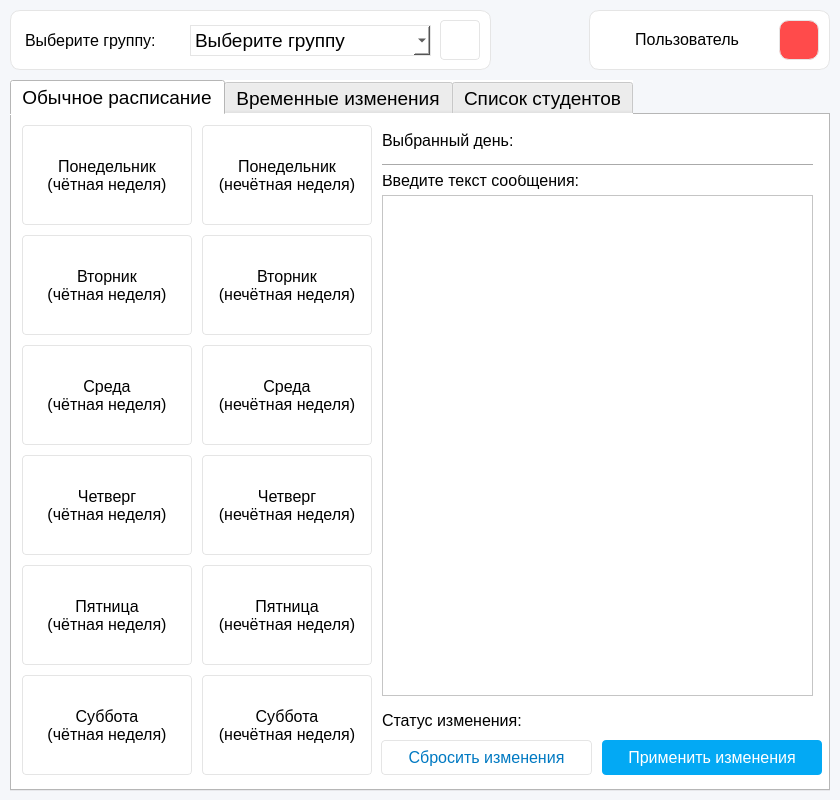
<?xml version="1.0" encoding="UTF-8"?>
<ui version="4.0">
 <class>MainWindow2</class>
 <widget class="QMainWindow" name="MainWindow2">
  <property name="geometry">
   <rect>
    <x>0</x>
    <y>0</y>
    <width>840</width>
    <height>800</height>
   </rect>
  </property>
  <property name="minimumSize">
   <size>
    <width>840</width>
    <height>800</height>
   </size>
  </property>
  <property name="maximumSize">
   <size>
    <width>840</width>
    <height>800</height>
   </size>
  </property>
  <property name="windowTitle">
   <string>Управление ботом РУДН</string>
  </property>
  <property name="styleSheet">
   <string notr="true">background-color: rgb(245, 247, 250);
opacity: 1;</string>
  </property>
  <widget class="QWidget" name="centralwidget">
   <property name="styleSheet">
    <string notr="true">background: #F5F7FA;
opacity: 1;</string>
   </property>
   <widget class="QTabWidget" name="tabWidget">
    <property name="enabled">
     <bool>true</bool>
    </property>
    <property name="geometry">
     <rect>
      <x>10</x>
      <y>80</y>
      <width>820</width>
      <height>711</height>
     </rect>
    </property>
    <property name="font">
     <font>
      <pointsize>14</pointsize>
     </font>
    </property>
    <property name="styleSheet">
     <string notr="true">background-color: rgb(255, 255, 255);</string>
    </property>
    <property name="currentIndex">
     <number>0</number>
    </property>
    <widget class="QWidget" name="tab_1">
     <attribute name="title">
      <string>Обычное расписание</string>
     </attribute>
     <widget class="QPushButton" name="b_thu_1">
      <property name="geometry">
       <rect>
        <x>190</x>
        <y>340</y>
        <width>170</width>
        <height>100</height>
       </rect>
      </property>
      <property name="font">
       <font>
        <pointsize>12</pointsize>
       </font>
      </property>
      <property name="styleSheet">
       <string notr="true">QPushButton{
background: #FFFFFF ;
border-radius: 4px;
opacity: 1;
text-align: center;
letter-spacing: 0px;
text-transform: uppercase;
border: 1px solid #e5e5e5;
}

QPushButton::hover{
background: #e8e8e8;
}</string>
      </property>
      <property name="text">
       <string>Четверг
(нечётная неделя)</string>
      </property>
     </widget>
     <widget class="QPushButton" name="b_tue_0">
      <property name="geometry">
       <rect>
        <x>10</x>
        <y>120</y>
        <width>170</width>
        <height>100</height>
       </rect>
      </property>
      <property name="font">
       <font>
        <pointsize>12</pointsize>
       </font>
      </property>
      <property name="styleSheet">
       <string notr="true">QPushButton{
background: #FFFFFF ;
border-radius: 4px;
opacity: 1;
text-align: center;
letter-spacing: 0px;
text-transform: uppercase;
border: 1px solid #e5e5e5;
}

QPushButton::hover{
background: #e8e8e8;
}</string>
      </property>
      <property name="text">
       <string>Вторник
(чётная неделя)</string>
      </property>
     </widget>
     <widget class="QPushButton" name="b_fri_1">
      <property name="geometry">
       <rect>
        <x>190</x>
        <y>450</y>
        <width>170</width>
        <height>100</height>
       </rect>
      </property>
      <property name="font">
       <font>
        <pointsize>12</pointsize>
       </font>
      </property>
      <property name="styleSheet">
       <string notr="true">QPushButton{
background: #FFFFFF ;
border-radius: 4px;
opacity: 1;
text-align: center;
letter-spacing: 0px;
text-transform: uppercase;
border: 1px solid #e5e5e5;
}

QPushButton::hover{
background: #e8e8e8;
}</string>
      </property>
      <property name="text">
       <string>Пятница
(нечётная неделя)</string>
      </property>
     </widget>
     <widget class="QPushButton" name="b_fri_0">
      <property name="geometry">
       <rect>
        <x>10</x>
        <y>450</y>
        <width>170</width>
        <height>100</height>
       </rect>
      </property>
      <property name="font">
       <font>
        <pointsize>12</pointsize>
       </font>
      </property>
      <property name="styleSheet">
       <string notr="true">QPushButton{
background: #FFFFFF ;
border-radius: 4px;
opacity: 1;
text-align: center;
letter-spacing: 0px;
text-transform: uppercase;
border: 1px solid #e5e5e5;
}

QPushButton::hover{
background: #e8e8e8;
}</string>
      </property>
      <property name="text">
       <string>Пятница
(чётная неделя)</string>
      </property>
     </widget>
     <widget class="QPushButton" name="b_sat_1">
      <property name="geometry">
       <rect>
        <x>190</x>
        <y>560</y>
        <width>170</width>
        <height>100</height>
       </rect>
      </property>
      <property name="font">
       <font>
        <pointsize>12</pointsize>
       </font>
      </property>
      <property name="styleSheet">
       <string notr="true">QPushButton{
background: #FFFFFF ;
border-radius: 4px;
opacity: 1;
text-align: center;
letter-spacing: 0px;
text-transform: uppercase;
border: 1px solid #e5e5e5;
}

QPushButton::hover{
background: #e8e8e8;
}</string>
      </property>
      <property name="text">
       <string>Суббота
(нечётная неделя)</string>
      </property>
     </widget>
     <widget class="QPushButton" name="b_tue_1">
      <property name="geometry">
       <rect>
        <x>190</x>
        <y>120</y>
        <width>170</width>
        <height>100</height>
       </rect>
      </property>
      <property name="font">
       <font>
        <pointsize>12</pointsize>
       </font>
      </property>
      <property name="styleSheet">
       <string notr="true">QPushButton{
background: #FFFFFF ;
border-radius: 4px;
opacity: 1;
text-align: center;
letter-spacing: 0px;
text-transform: uppercase;
border: 1px solid #e5e5e5;
}

QPushButton::hover{
background: #e8e8e8;
}</string>
      </property>
      <property name="text">
       <string>Вторник
(нечётная неделя)</string>
      </property>
     </widget>
     <widget class="QPushButton" name="b_wed_0">
      <property name="geometry">
       <rect>
        <x>10</x>
        <y>230</y>
        <width>170</width>
        <height>100</height>
       </rect>
      </property>
      <property name="font">
       <font>
        <pointsize>12</pointsize>
       </font>
      </property>
      <property name="styleSheet">
       <string notr="true">QPushButton{
background: #FFFFFF ;
border-radius: 4px;
opacity: 1;
text-align: center;
letter-spacing: 0px;
text-transform: uppercase;
border: 1px solid #e5e5e5;
}

QPushButton::hover{
background: #e8e8e8;
}</string>
      </property>
      <property name="text">
       <string>Среда
(чётная неделя)</string>
      </property>
     </widget>
     <widget class="QPushButton" name="b_mon_0">
      <property name="geometry">
       <rect>
        <x>10</x>
        <y>10</y>
        <width>170</width>
        <height>100</height>
       </rect>
      </property>
      <property name="font">
       <font>
        <pointsize>12</pointsize>
       </font>
      </property>
      <property name="styleSheet">
       <string notr="true">QPushButton{
background: #FFFFFF ;
border-radius: 4px;
opacity: 1;
text-align: center;
letter-spacing: 0px;
text-transform: uppercase;
border: 1px solid #e5e5e5;
}

QPushButton::hover{
background: #e8e8e8;
}</string>
      </property>
      <property name="text">
       <string>Понедельник
(чётная неделя)</string>
      </property>
     </widget>
     <widget class="QPushButton" name="b_wed_1">
      <property name="geometry">
       <rect>
        <x>190</x>
        <y>230</y>
        <width>170</width>
        <height>100</height>
       </rect>
      </property>
      <property name="font">
       <font>
        <pointsize>12</pointsize>
       </font>
      </property>
      <property name="styleSheet">
       <string notr="true">QPushButton{
background: #FFFFFF ;
border-radius: 4px;
opacity: 1;
text-align: center;
letter-spacing: 0px;
text-transform: uppercase;
border: 1px solid #e5e5e5;
}

QPushButton::hover{
background: #e8e8e8;
}</string>
      </property>
      <property name="text">
       <string>Среда
(нечётная неделя)</string>
      </property>
     </widget>
     <widget class="QPushButton" name="b_mon_1">
      <property name="geometry">
       <rect>
        <x>190</x>
        <y>10</y>
        <width>170</width>
        <height>100</height>
       </rect>
      </property>
      <property name="font">
       <font>
        <pointsize>12</pointsize>
       </font>
      </property>
      <property name="styleSheet">
       <string notr="true">QPushButton{
background: #FFFFFF ;
border-radius: 4px;
opacity: 1;
text-align: center;
letter-spacing: 0px;
text-transform: uppercase;
border: 1px solid #e5e5e5;
}

QPushButton::hover{
background: #e8e8e8;
}</string>
      </property>
      <property name="text">
       <string>Понедельник
(нечётная неделя)</string>
      </property>
     </widget>
     <widget class="QPushButton" name="b_sat_0">
      <property name="geometry">
       <rect>
        <x>10</x>
        <y>560</y>
        <width>170</width>
        <height>100</height>
       </rect>
      </property>
      <property name="font">
       <font>
        <pointsize>12</pointsize>
       </font>
      </property>
      <property name="styleSheet">
       <string notr="true">QPushButton{
background: #FFFFFF ;
border-radius: 4px;
opacity: 1;
text-align: center;
letter-spacing: 0px;
text-transform: uppercase;
border: 1px solid #e5e5e5;
}

QPushButton::hover{
background: #e8e8e8;
}</string>
      </property>
      <property name="text">
       <string>Суббота
(чётная неделя)</string>
      </property>
     </widget>
     <widget class="QPushButton" name="b_thu_0">
      <property name="geometry">
       <rect>
        <x>10</x>
        <y>340</y>
        <width>170</width>
        <height>100</height>
       </rect>
      </property>
      <property name="font">
       <font>
        <pointsize>12</pointsize>
       </font>
      </property>
      <property name="styleSheet">
       <string notr="true">QPushButton{
background: #FFFFFF ;
border-radius: 4px;
opacity: 1;
text-align: center;
letter-spacing: 0px;
text-transform: uppercase;
border: 1px solid #e5e5e5;
}

QPushButton::hover{
background: #e8e8e8;
}</string>
      </property>
      <property name="text">
       <string>Четверг
(чётная неделя)</string>
      </property>
     </widget>
     <widget class="QPlainTextEdit" name="plainTextEdit">
      <property name="geometry">
       <rect>
        <x>370</x>
        <y>80</y>
        <width>431</width>
        <height>501</height>
       </rect>
      </property>
      <property name="font">
       <font>
        <pointsize>14</pointsize>
       </font>
      </property>
      <property name="styleSheet">
       <string notr="true"/>
      </property>
     </widget>
     <widget class="QPushButton" name="clear_PTE">
      <property name="geometry">
       <rect>
        <x>369</x>
        <y>625</y>
        <width>211</width>
        <height>35</height>
       </rect>
      </property>
      <property name="font">
       <font>
        <pointsize>-1</pointsize>
       </font>
      </property>
      <property name="styleSheet">
       <string notr="true">QPushButton{
background: #FFFFFF ;
border-radius: 4px;
opacity: 1;
text-align: center;
letter-spacing: 0px;
color: #0079C2;
text-transform: uppercase;
font-size: 16px;
font-weight: medium; 
border: 1px solid #e5e5e5;
}

QPushButton::hover{
background: #e8e8e8;
}</string>
      </property>
      <property name="text">
       <string>Сбросить изменения</string>
      </property>
     </widget>
     <widget class="QPushButton" name="send_changes">
      <property name="geometry">
       <rect>
        <x>590</x>
        <y>625</y>
        <width>220</width>
        <height>35</height>
       </rect>
      </property>
      <property name="styleSheet">
       <string notr="true">QPushButton{
background: #03A9F4 ;
border-radius: 4px;
opacity: 1;
text-align: center;
letter-spacing: 0px;
color: #FFFFFF;
text-transform: uppercase;
font-size: 16px;
font-weight: medium; 
}

QPushButton::hover{
background: #0079C2;
}</string>
      </property>
      <property name="text">
       <string>Применить изменения</string>
      </property>
     </widget>
     <widget class="QLabel" name="label_5">
      <property name="geometry">
       <rect>
        <x>370</x>
        <y>10</y>
        <width>160</width>
        <height>30</height>
       </rect>
      </property>
      <property name="styleSheet">
       <string notr="true">letter-spacing: 0px;
text-transform: uppercase;
font-size: 16px;
font-weight: medium; </string>
      </property>
      <property name="text">
       <string>Выбранный день:</string>
      </property>
     </widget>
     <widget class="QLabel" name="l_day">
      <property name="geometry">
       <rect>
        <x>530</x>
        <y>10</y>
        <width>271</width>
        <height>30</height>
       </rect>
      </property>
      <property name="font">
       <font>
        <pointsize>-1</pointsize>
       </font>
      </property>
      <property name="styleSheet">
       <string notr="true">letter-spacing: 0px;
text-transform: uppercase;
font-size: 15px;
font-weight: medium; </string>
      </property>
      <property name="text">
       <string/>
      </property>
     </widget>
     <widget class="QLabel" name="label_6">
      <property name="geometry">
       <rect>
        <x>370</x>
        <y>590</y>
        <width>170</width>
        <height>30</height>
       </rect>
      </property>
      <property name="styleSheet">
       <string notr="true">letter-spacing: 0px;
text-transform: uppercase;
font-size: 16px;
font-weight: medium; </string>
      </property>
      <property name="text">
       <string>Статус изменения:</string>
      </property>
     </widget>
     <widget class="QLabel" name="l_status">
      <property name="geometry">
       <rect>
        <x>540</x>
        <y>590</y>
        <width>250</width>
        <height>30</height>
       </rect>
      </property>
      <property name="font">
       <font>
        <pointsize>-1</pointsize>
       </font>
      </property>
      <property name="styleSheet">
       <string notr="true">letter-spacing: 0px;
text-transform: uppercase;
font-size: 15px;
font-weight: medium; </string>
      </property>
      <property name="text">
       <string/>
      </property>
     </widget>
     <widget class="QLabel" name="label_7">
      <property name="geometry">
       <rect>
        <x>370</x>
        <y>50</y>
        <width>241</width>
        <height>30</height>
       </rect>
      </property>
      <property name="styleSheet">
       <string notr="true">letter-spacing: 0px;
text-transform: uppercase;
font-size: 16px;
font-weight: medium; </string>
      </property>
      <property name="text">
       <string>Введите текст сообщения:</string>
      </property>
     </widget>
     <widget class="Line" name="line">
      <property name="geometry">
       <rect>
        <x>370</x>
        <y>40</y>
        <width>431</width>
        <height>20</height>
       </rect>
      </property>
      <property name="orientation">
       <enum>Qt::Horizontal</enum>
      </property>
     </widget>
    </widget>
    <widget class="QWidget" name="tab_2">
     <attribute name="title">
      <string>Временные изменения</string>
     </attribute>
     <widget class="QPlainTextEdit" name="PTE_temp">
      <property name="geometry">
       <rect>
        <x>10</x>
        <y>310</y>
        <width>650</width>
        <height>211</height>
       </rect>
      </property>
      <property name="font">
       <font>
        <pointsize>14</pointsize>
       </font>
      </property>
      <property name="styleSheet">
       <string notr="true"/>
      </property>
     </widget>
     <widget class="QDateEdit" name="DE_temp">
      <property name="geometry">
       <rect>
        <x>10</x>
        <y>570</y>
        <width>771</width>
        <height>51</height>
       </rect>
      </property>
      <property name="styleSheet">
       <string notr="true">letter-spacing: 0px;
text-transform: uppercase;
font-size: 16px;
font-weight: medium; </string>
      </property>
     </widget>
     <widget class="QPushButton" name="clear_PTE_temp">
      <property name="geometry">
       <rect>
        <x>670</x>
        <y>400</y>
        <width>120</width>
        <height>80</height>
       </rect>
      </property>
      <property name="styleSheet">
       <string notr="true">QPushButton{
background: #FFFFFF ;
border-radius: 4px;
opacity: 1;
text-align: center;
letter-spacing: 0px;
color: #0079C2;
text-transform: uppercase;
font-size: 16px;
font-weight: medium; 
border: 1px solid #e5e5e5;
}

QPushButton::hover{
background: #e8e8e8;
}</string>
      </property>
      <property name="text">
       <string>Сбросить
текст
сообщения</string>
      </property>
     </widget>
     <widget class="QPushButton" name="send_chages_temp">
      <property name="geometry">
       <rect>
        <x>670</x>
        <y>310</y>
        <width>120</width>
        <height>80</height>
       </rect>
      </property>
      <property name="styleSheet">
       <string notr="true">QPushButton{
background: #03A9F4 ;
border-radius: 4px;
opacity: 1;
text-align: center;
letter-spacing: 0px;
color: #FFFFFF;
text-transform: uppercase;
font-size: 16px;
font-weight: medium; 
}

QPushButton::hover{
background: #0079C2;
}</string>
      </property>
      <property name="text">
       <string>Отправить
текст
сообщения</string>
      </property>
     </widget>
     <widget class="QLabel" name="label">
      <property name="geometry">
       <rect>
        <x>10</x>
        <y>630</y>
        <width>171</width>
        <height>20</height>
       </rect>
      </property>
      <property name="styleSheet">
       <string notr="true">letter-spacing: 0px;
text-transform: uppercase;
font-size: 16px;
font-weight: medium; </string>
      </property>
      <property name="text">
       <string>Статус изменения:</string>
      </property>
     </widget>
     <widget class="QLabel" name="l_status_2">
      <property name="geometry">
       <rect>
        <x>180</x>
        <y>630</y>
        <width>250</width>
        <height>21</height>
       </rect>
      </property>
      <property name="styleSheet">
       <string notr="true">letter-spacing: 0px;
text-transform: uppercase;
font-size: 15px;
font-weight: medium; </string>
      </property>
      <property name="text">
       <string/>
      </property>
     </widget>
     <widget class="QLabel" name="label_3">
      <property name="geometry">
       <rect>
        <x>10</x>
        <y>280</y>
        <width>250</width>
        <height>30</height>
       </rect>
      </property>
      <property name="styleSheet">
       <string notr="true">letter-spacing: 0px;
text-transform: uppercase;
font-size: 16px;
font-weight: medium; </string>
      </property>
      <property name="text">
       <string>Введите текст сообщения:</string>
      </property>
     </widget>
     <widget class="QLabel" name="label_4">
      <property name="geometry">
       <rect>
        <x>10</x>
        <y>5</y>
        <width>250</width>
        <height>20</height>
       </rect>
      </property>
      <property name="styleSheet">
       <string notr="true">letter-spacing: 0px;
text-transform: uppercase;
font-size: 16px;
font-weight: medium; </string>
      </property>
      <property name="text">
       <string>Запланированные события:</string>
      </property>
     </widget>
     <widget class="QPushButton" name="delete_temp_note">
      <property name="geometry">
       <rect>
        <x>670</x>
        <y>30</y>
        <width>120</width>
        <height>80</height>
       </rect>
      </property>
      <property name="styleSheet">
       <string notr="true">QPushButton{
background: #03A9F4 ;
border-radius: 4px;
opacity: 1;
text-align: center;
letter-spacing: 0px;
color: #FFFFFF;
text-transform: uppercase;
font-size: 16px;
font-weight: medium; 
}

QPushButton::hover{
background: #0079C2;
}</string>
      </property>
      <property name="text">
       <string>Удалить
запись</string>
      </property>
     </widget>
     <widget class="QLabel" name="label_8">
      <property name="geometry">
       <rect>
        <x>10</x>
        <y>530</y>
        <width>251</width>
        <height>31</height>
       </rect>
      </property>
      <property name="styleSheet">
       <string notr="true">letter-spacing: 0px;
text-transform: uppercase;
font-size: 16px;
font-weight: medium; </string>
      </property>
      <property name="text">
       <string>Выберите дату сообщения:</string>
      </property>
     </widget>
     <widget class="QTreeWidget" name="TW_temp">
      <property name="geometry">
       <rect>
        <x>10</x>
        <y>30</y>
        <width>651</width>
        <height>241</height>
       </rect>
      </property>
      <property name="font">
       <font>
        <family>MS Shell Dlg 2</family>
        <pointsize>14</pointsize>
       </font>
      </property>
      <property name="styleSheet">
       <string notr="true"/>
      </property>
      <attribute name="headerShowSortIndicator" stdset="0">
       <bool>true</bool>
      </attribute>
      <column>
       <property name="text">
        <string>Дата события</string>
       </property>
      </column>
      <column>
       <property name="text">
        <string>Текст события</string>
       </property>
      </column>
     </widget>
     <widget class="QPushButton" name="refresh_btn_tab2">
      <property name="geometry">
       <rect>
        <x>670</x>
        <y>120</y>
        <width>120</width>
        <height>80</height>
       </rect>
      </property>
      <property name="styleSheet">
       <string notr="true">QPushButton{
background: #FFFFFF ;
border-radius: 4px;
opacity: 1;
text-align: center;
letter-spacing: 0px;
color: #0079C2;
text-transform: uppercase;
font-size: 16px;
font-weight: medium; 
border: 1px solid #e5e5e5;
}

QPushButton::hover{
background: #e8e8e8;
}</string>
      </property>
      <property name="text">
       <string>Обновить</string>
      </property>
     </widget>
    </widget>
    <widget class="QWidget" name="tab">
     <attribute name="title">
      <string>Список студентов</string>
     </attribute>
     <widget class="QTreeWidget" name="stud_tab">
      <property name="geometry">
       <rect>
        <x>0</x>
        <y>0</y>
        <width>641</width>
        <height>661</height>
       </rect>
      </property>
      <property name="font">
       <font>
        <pointsize>14</pointsize>
       </font>
      </property>
      <property name="styleSheet">
       <string notr="true"/>
      </property>
      <property name="horizontalScrollBarPolicy">
       <enum>Qt::ScrollBarAlwaysOff</enum>
      </property>
      <property name="sortingEnabled">
       <bool>false</bool>
      </property>
      <property name="columnCount">
       <number>5</number>
      </property>
      <attribute name="headerCascadingSectionResizes">
       <bool>false</bool>
      </attribute>
      <attribute name="headerHighlightSections">
       <bool>false</bool>
      </attribute>
      <attribute name="headerShowSortIndicator" stdset="0">
       <bool>false</bool>
      </attribute>
      <attribute name="headerStretchLastSection">
       <bool>true</bool>
      </attribute>
      <column>
       <property name="text">
        <string>№</string>
       </property>
      </column>
      <column>
       <property name="text">
        <string>Фамилия</string>
       </property>
      </column>
      <column>
       <property name="text">
        <string>Имя</string>
       </property>
      </column>
      <column>
       <property name="text">
        <string>Отчество</string>
       </property>
      </column>
      <column>
       <property name="text">
        <string>Номер студенческого</string>
       </property>
      </column>
     </widget>
     <widget class="QPushButton" name="add_stud_btn">
      <property name="geometry">
       <rect>
        <x>649</x>
        <y>20</y>
        <width>141</width>
        <height>80</height>
       </rect>
      </property>
      <property name="styleSheet">
       <string notr="true">QPushButton{
background: #03A9F4 ;
border-radius: 4px;
opacity: 1;
text-align: center;
letter-spacing: 0px;
color: #FFFFFF;
text-transform: uppercase;
font-size: 16px;
font-weight: medium; 
}

QPushButton::hover{
background: #0079C2;
}</string>
      </property>
      <property name="text">
       <string>Добавить
студента</string>
      </property>
     </widget>
     <widget class="QPushButton" name="delete_stud_btn">
      <property name="geometry">
       <rect>
        <x>649</x>
        <y>110</y>
        <width>141</width>
        <height>80</height>
       </rect>
      </property>
      <property name="styleSheet">
       <string notr="true">QPushButton{
background: #03A9F4 ;
border-radius: 4px;
opacity: 1;
text-align: center;
letter-spacing: 0px;
color: #FFFFFF;
text-transform: uppercase;
font-size: 16px;
font-weight: medium; 
}

QPushButton::hover{
background: #0079C2;
}</string>
      </property>
      <property name="text">
       <string>Удалить
студента</string>
      </property>
     </widget>
     <widget class="QPushButton" name="refresh_btn_tab3">
      <property name="geometry">
       <rect>
        <x>649</x>
        <y>200</y>
        <width>141</width>
        <height>80</height>
       </rect>
      </property>
      <property name="styleSheet">
       <string notr="true">QPushButton{
background: #03A9F4 ;
border-radius: 4px;
opacity: 1;
text-align: center;
letter-spacing: 0px;
color: #FFFFFF;
text-transform: uppercase;
font-size: 16px;
font-weight: medium; 
}

QPushButton::hover{
background: #0079C2;
}</string>
      </property>
      <property name="text">
       <string>Обновить</string>
      </property>
     </widget>
     <widget class="QPushButton" name="edit_stud_btn">
      <property name="geometry">
       <rect>
        <x>649</x>
        <y>290</y>
        <width>141</width>
        <height>80</height>
       </rect>
      </property>
      <property name="styleSheet">
       <string notr="true">QPushButton{
background: #03A9F4 ;
border-radius: 4px;
opacity: 1;
text-align: center;
letter-spacing: 0px;
color: #FFFFFF;
text-transform: uppercase;
font-size: 16px;
font-weight: medium; 
}

QPushButton::hover{
background: #0079C2;
}</string>
      </property>
      <property name="text">
       <string>Изменение
данных</string>
      </property>
     </widget>
     <widget class="QPushButton" name="open_stud_marks">
      <property name="geometry">
       <rect>
        <x>649</x>
        <y>380</y>
        <width>141</width>
        <height>80</height>
       </rect>
      </property>
      <property name="styleSheet">
       <string notr="true">background: #0079C2 ;
border-radius: 4px;
text-align: center;
letter-spacing: 0px;
color: #FFFFFF;
text-transform: uppercase;
opacity: 1;
font-size: 16px;
font-weight: medium; </string>
      </property>
      <property name="text">
       <string>Обзор
успеваемости</string>
      </property>
     </widget>
    </widget>
   </widget>
   <widget class="QFrame" name="frame">
    <property name="geometry">
     <rect>
      <x>10</x>
      <y>10</y>
      <width>481</width>
      <height>60</height>
     </rect>
    </property>
    <property name="styleSheet">
     <string notr="true">background-color: rgb(255, 255, 255);
border: 1px solid #e5e5e5;
border-radius: 10px;</string>
    </property>
    <property name="frameShape">
     <enum>QFrame::StyledPanel</enum>
    </property>
    <property name="frameShadow">
     <enum>QFrame::Raised</enum>
    </property>
    <widget class="QLabel" name="label_2">
     <property name="geometry">
      <rect>
       <x>10</x>
       <y>10</y>
       <width>161</width>
       <height>40</height>
      </rect>
     </property>
     <property name="styleSheet">
      <string notr="true">letter-spacing: 0px;
text-transform: uppercase;
font-size: 16px;
font-weight: medium; 
border: 1px solid rgb(255, 255, 255);</string>
     </property>
     <property name="text">
      <string>Выберите группу:</string>
     </property>
    </widget>
    <widget class="QComboBox" name="group_comboBox">
     <property name="geometry">
      <rect>
       <x>180</x>
       <y>15</y>
       <width>241</width>
       <height>31</height>
      </rect>
     </property>
     <property name="font">
      <font>
       <pointsize>14</pointsize>
      </font>
     </property>
     <property name="styleSheet">
      <string notr="true">letter-spacing: 0px;
text-transform: uppercase;
border-radius: 0px;</string>
     </property>
     <property name="currentText">
      <string>Выберите группу</string>
     </property>
     <property name="frame">
      <bool>true</bool>
     </property>
     <item>
      <property name="text">
       <string>Выберите группу</string>
      </property>
     </item>
    </widget>
    <widget class="QPushButton" name="goups_setting_btn">
     <property name="geometry">
      <rect>
       <x>430</x>
       <y>10</y>
       <width>40</width>
       <height>40</height>
      </rect>
     </property>
     <property name="whatsThis">
      <string>Выход из учётной записи</string>
     </property>
     <property name="styleSheet">
      <string notr="true">QPushButton{
background: #FFFFFF ;
border-radius: 4px;
opacity: 1;
text-align: center;
letter-spacing: 0px;
color: #0079C2;
text-transform: uppercase;
font-size: 16px;
font-weight: medium; 
border: 1px solid #e5e5e5;
}

QPushButton::hover{
background: #e8e8e8;
}</string>
     </property>
     <property name="text">
      <string/>
     </property>
     <property name="icon">
      <iconset>
       <normaloff>cog.svg</normaloff>cog.svg</iconset>
     </property>
     <property name="iconSize">
      <size>
       <width>20</width>
       <height>20</height>
      </size>
     </property>
     <property name="flat">
      <bool>true</bool>
     </property>
    </widget>
   </widget>
   <widget class="QFrame" name="frame_2">
    <property name="geometry">
     <rect>
      <x>589</x>
      <y>10</y>
      <width>241</width>
      <height>60</height>
     </rect>
    </property>
    <property name="styleSheet">
     <string notr="true">background-color: rgb(255, 255, 255);
border: 1px solid #e5e5e5;
border-radius: 10px;</string>
    </property>
    <property name="frameShape">
     <enum>QFrame::StyledPanel</enum>
    </property>
    <property name="frameShadow">
     <enum>QFrame::Raised</enum>
    </property>
    <widget class="QPushButton" name="exit_btn">
     <property name="geometry">
      <rect>
       <x>190</x>
       <y>10</y>
       <width>40</width>
       <height>40</height>
      </rect>
     </property>
     <property name="whatsThis">
      <string>Выход из учётной записи</string>
     </property>
     <property name="styleSheet">
      <string notr="true">QPushButton{
background: #ff4b4b ; 
}

QPushButton::hover{
background: #ff0000;
}</string>
     </property>
     <property name="text">
      <string/>
     </property>
     <property name="icon">
      <iconset>
       <normaloff>logout.svg</normaloff>logout.svg</iconset>
     </property>
     <property name="iconSize">
      <size>
       <width>20</width>
       <height>20</height>
      </size>
     </property>
     <property name="flat">
      <bool>true</bool>
     </property>
    </widget>
    <widget class="QLabel" name="label_9">
     <property name="geometry">
      <rect>
       <x>155</x>
       <y>10</y>
       <width>31</width>
       <height>39</height>
      </rect>
     </property>
     <property name="layoutDirection">
      <enum>Qt::LeftToRight</enum>
     </property>
     <property name="styleSheet">
      <string notr="true">border: 1px solid rgb(255, 255, 255);</string>
     </property>
     <property name="text">
      <string>&lt;img src='account.svg' /&gt;</string>
     </property>
    </widget>
    <widget class="QLabel" name="l_name">
     <property name="enabled">
      <bool>true</bool>
     </property>
     <property name="geometry">
      <rect>
       <x>14</x>
       <y>10</y>
       <width>141</width>
       <height>39</height>
      </rect>
     </property>
     <property name="sizePolicy">
      <sizepolicy hsizetype="Preferred" vsizetype="Preferred">
       <horstretch>0</horstretch>
       <verstretch>0</verstretch>
      </sizepolicy>
     </property>
     <property name="font">
      <font>
       <pointsize>-1</pointsize>
      </font>
     </property>
     <property name="layoutDirection">
      <enum>Qt::LeftToRight</enum>
     </property>
     <property name="autoFillBackground">
      <bool>false</bool>
     </property>
     <property name="styleSheet">
      <string notr="true">letter-spacing: 0px;
font-size: 16px;
font-weight: medium; 
border: 1px solid rgb(255, 255, 255);
text-align: right</string>
     </property>
     <property name="text">
      <string>Пользователь</string>
     </property>
     <property name="textFormat">
      <enum>Qt::AutoText</enum>
     </property>
     <property name="alignment">
      <set>Qt::AlignRight|Qt::AlignTrailing|Qt::AlignVCenter</set>
     </property>
     <property name="wordWrap">
      <bool>false</bool>
     </property>
    </widget>
   </widget>
  </widget>
 </widget>
 <resources/>
 <connections/>
</ui>
